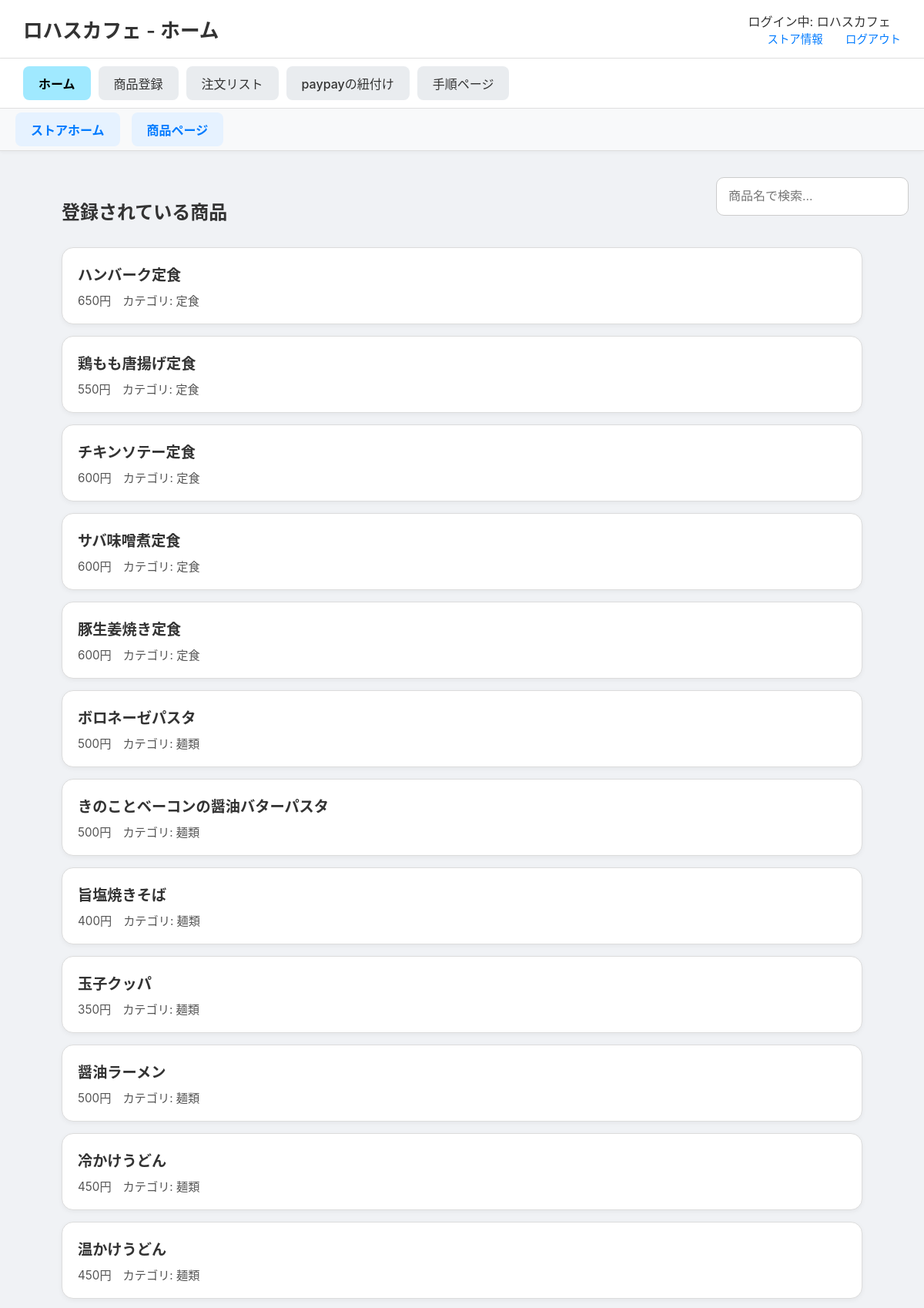
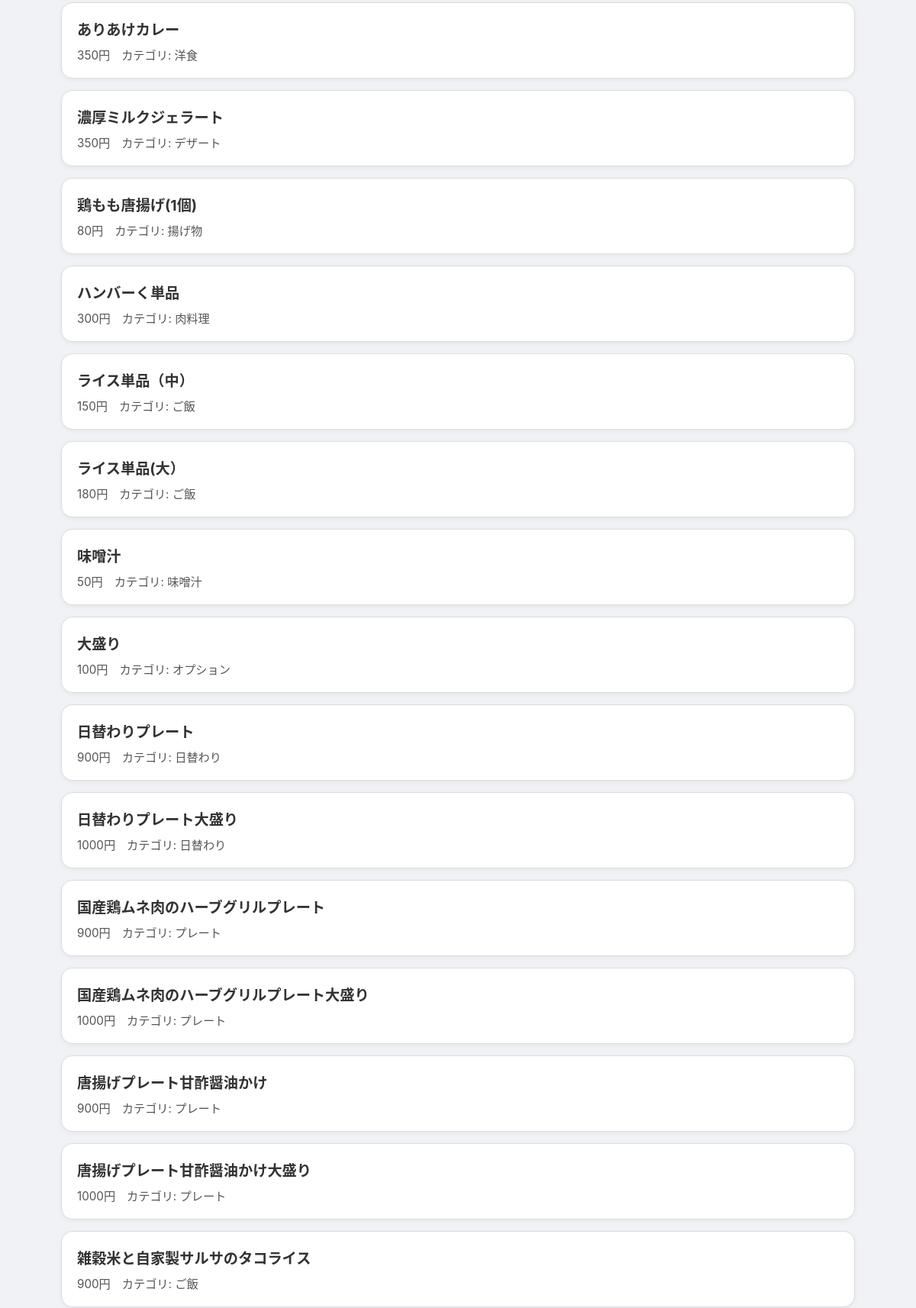
/stores/store_home_menu (signed in, upper part), run on the app's committed database (2 pictures, top to bottom).
### tables this page shows
CREATE TABLE menus (
    menu_id INTEGER PRIMARY KEY AUTOINCREMENT,
    store_id INTEGER, -- NOT NULL制約を削除し、NULLを許容
    menu_name TEXT NOT NULL,
    category TEXT NOT NULL,
    price INTEGER NOT NULL,
    soldout INTEGER NOT NULL DEFAULT 0,
    FOREIGN KEY (store_id) REFERENCES store(store_id)
);

### routes/stores_detail/stores_detail.py (the view)
@stores_detail_bp.route('/store_home_menu')
def store_home_menu():
    if 'store_id' not in session:
        flash("ログインしてください")
        return redirect(url_for('store.store_login'))
    store_name = session.get('store_name', 'ゲスト')
    store_id = session.get('store_id')
    conn = get_db_connection()
    cur = conn.cursor()
    cur.execute("SELECT menu_name, price, category, soldout FROM menus WHERE store_id = ?", (store_id,))
    menus = cur.fetchall()
    conn.close()
    return render_template('stores_detail/store_home_menu.html', store_name=store_name, menus=menus)

### routes/stores_detail/stores_detail.py (called while the page is built)
def get_db_connection():
    db_path = os.path.join(os.path.dirname(__file__), '..', '..', 'app.db')
    conn = sqlite3.connect(db_path)
    conn.row_factory = sqlite3.Row  # 行を辞書形式で取得
    return conn

### templates/stores_detail/store_home_menu.html (shortened to what this page needs)
<!DOCTYPE html>
<html lang="ja">
<head>
    <link rel="stylesheet" href="{{ url_for('static', filename='css/stores_detail.css') }}">
</head>
<body>
        <header class="site-header">
            <h1>{{ store_name }} - ホーム</h1>
            <div class="header-links">
                <div class="store-name">ログイン中: {{ store_name if store_name else 'ゲスト' }}</div>
                <a href="{{ url_for('stores_detail.store_info') }}">ストア情報</a>
                <a href="{{ url_for('general.explamation') }}">ログアウト</a>
            </div>
        </header>
    <nav class="main-nav">
        <ul>
            <li><a href="{{ url_for('stores_detail.store_home') }}" class="active">ホーム</a></li>
            <li><a href="{{ url_for('stores_detail.menu_registration') }}">商品登録</a></li>
            <li><a href="{{ url_for('stores_detail.order_list') }}">注文リスト</a></li>
            <li><a href="{{ url_for('stores_detail.paypay_linking') }}">paypayの紐付け</a></li>
            <li><a href="{{ url_for('stores_detail.procedure') }}">手順ページ</a></li>
        </ul>
    </nav>
    <div class="sub-navigation">
        <a href="{{ url_for('stores_detail.store_home') }}" class="shortcut-link">ストアホーム</a>
        <a href="{{ url_for('stores_detail.store_home_menu') }}" class="shortcut-link">商品ページ</a>
    </div>
    <main class="main-content">
        <div class="sidebar">
            <input type="search" id="menu-search" placeholder="商品名で検索..." />
        </div>
        <div class="main-content">
            <h2>登録されている商品</h2>
            {% if menus %}
            <ul class="menu-list">
                {% for menu in menus %}
                <li class="menu-item">
                    <div class="menu-name">{{ menu['menu_name'] }}</div>
                    <div class="menu-info">
                        <span class="price">{{ menu['price'] }}円</span>
                        <span class="category">カテゴリ: {{ menu['category'] or '未分類' }}</span>
                    </div>
                </li>
                {% endfor %}
            </ul>
            {% else %}
            <p>登録されている商品がありません。</p>
            {% endif %}
        </div>
    </main>
</body>
</html>

### static/css/stores_detail.css (style rules this page uses)
body { font-family: -apple-system, BlinkMacSystemFont, "Segoe UI", Roboto, "Hiragino Sans", "Noto Sans CJK JP", "Yu Gothic", sans-serif; margin: 0; background-color: #f0f2f5; color: #333; }
.site-header { display: flex; justify-content: space-between; align-items: center; padding: 15px 30px; background-color: #ffffff; border-bottom: 1px solid #e0e0e0; }
.site-header h1 { font-size: 1.6em; margin: 0; font-weight: 600; }
.header-links a { margin-left: 25px; text-decoration: none; color: #007bff; font-size: 0.9em; font-weight: 500; }
.main-nav { background-color: #ffffff; padding: 10px 30px; border-bottom: 1px solid #e0e0e0; box-shadow: 0 2px 4px rgba(0,0,0,0.05); }
.main-nav ul { display: flex; list-style: none; margin: 0; padding: 0; gap: 10px; }
.main-nav a { display: block; padding: 10px 20px; text-decoration: none; color: #333; background-color: #e9ecef; border-radius: 8px; font-weight: 500; transition: background-color 0.2s; }
.main-nav a.active { background-color: #a0e9ff; color: #000; font-weight: bold; }
.main-content { padding: 20px 40px 40px 40px; }
.sub-navigation { display: flex; justify-content: flex-start; gap: 15px; background-color: #f8f9fa; padding: 5px 20px; border-bottom: 1px solid #ddd; box-shadow: 0 2px 4px rgba(0,0,0,0.04); position: sticky; top: 0; z-index: 1000; }
.shortcut-link { text-decoration: none; color: #007bff; font-weight: bold; font-size: 1em; background-color: #e6f2ff; padding: 10px 20px; border-radius: 8px; transition: background-color 0.2s; }
.menu-list { list-style: none; padding: 0; margin-top: 30px; }
.menu-item { background-color: #ffffff; border: 1px solid #dcdcdc; border-radius: 15px; padding: 20px; margin-bottom: 15px; box-shadow: 0 2px 6px rgba(0,0,0,0.05); }
.menu-name { font-size: 1.2em; font-weight: bold; margin-bottom: 8px; }
.menu-info { font-size: 0.95em; color: #555; display: flex; gap: 15px; flex-wrap: wrap; }
.sidebar { position: absolute; right: 20px; top: 230px; z-index: 100; width: 250px; }
.sidebar input[type="search"] { width: 100%; padding: 15px; font-size: 1.0em; border: 1px solid #ccc; border-radius: 10px; box-sizing: border-box; }

### data on the page
menus: menu_name "ハンバーク定食", price "650", category "定食"
menus: menu_name "鶏もも唐揚げ定食", price "550", category "定食"
menus: menu_name "チキンソテー定食", price "600", category "定食"
menus: menu_name "サバ味噌煮定食", price "600", category "定食"
menus: menu_name "豚生姜焼き定食", price "600", category "定食"
menus: menu_name "ボロネーゼパスタ", price "500", category "麺類"
menus: menu_name "きのことベーコンの醤油バターパスタ", price "500", category "麺類"
menus: menu_name "旨塩焼きそば", price "400", category "麺類"
menus: menu_name "玉子クッパ", price "350", category "麺類"
menus: menu_name "醤油ラーメン", price "500", category "麺類"
menus: menu_name "冷かけうどん", price "450", category "麺類"
menus: menu_name "温かけうどん", price "450", category "麺類"
menus: menu_name "ありあけカレー", price "350", category "洋食"
menus: menu_name "濃厚ミルクジェラート", price "350", category "デザート"
menus: menu_name "鶏もも唐揚げ(1個)", price "80", category "揚げ物"
menus: menu_name "ハンバーく単品", price "300", category "肉料理"
menus: menu_name "ライス単品（中）", price "150", category "ご飯"
menus: menu_name "ライス単品(大）", price "180", category "ご飯"
menus: menu_name "味噌汁", price "50", category "味噌汁"
menus: menu_name "大盛り", price "100", category "オプション"
menus: menu_name "日替わりプレート", price "900", category "日替わり"
menus: menu_name "日替わりプレート大盛り", price "1000", category "日替わり"
menus: menu_name "国産鶏ムネ肉のハーブグリルプレート", price "900", category "プレート"
menus: menu_name "国産鶏ムネ肉のハーブグリルプレート大盛り", price "1000", category "プレート"
menus: menu_name "唐揚げプレート甘酢醤油かけ", price "900", category "プレート"
menus: menu_name "唐揚げプレート甘酢醤油かけ大盛り", price "1000", category "プレート"
menus: menu_name "雑穀米と自家製サルサのタコライス", price "900", category "ご飯"

### other printed values
{{ store_name }} "ロハスカフェ"
{{ store_name if store_name else 'ゲスト' }} "ロハスカフェ"
